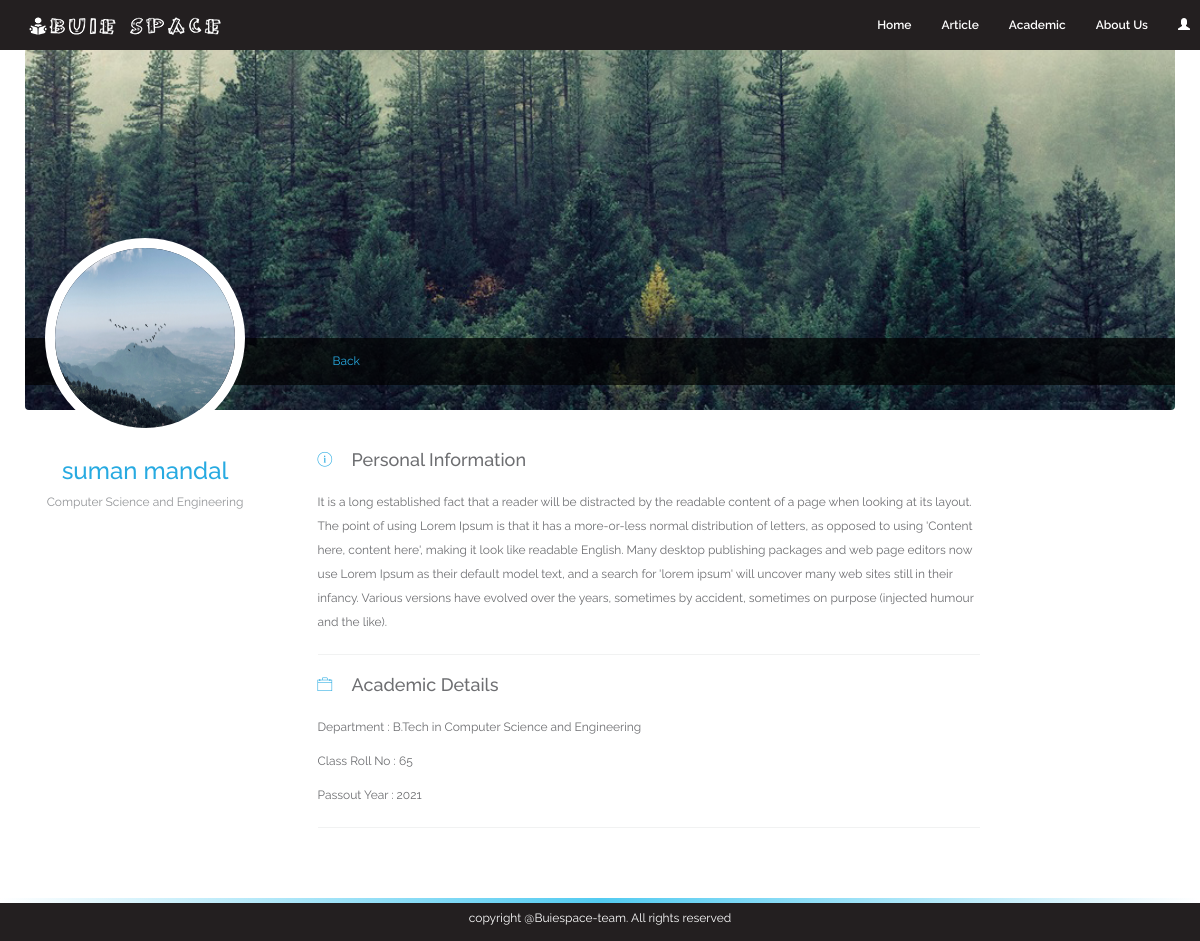
The page /collageapp/profile/2 on the database its author committed.
### collageapp/models.py (models this page shows)
class UserProfile(models.Model):
    user = models.OneToOneField(to = User,on_delete = models.CASCADE)
    first_name = models.CharField(max_length = 30,null=True,blank=True)
    last_name = models.CharField(max_length = 30,null=True,blank=True)
    description = models.TextField(null=True,blank=True)
    profile_pic = models.ImageField(upload_to = 'profileImage//',null=True,blank=True)
    socal_link = models.CharField(max_length=100,null=True,blank=True)
    ph_no = models.CharField(max_length=10,null=True,blank=True)
    department = models.CharField(max_length=50,null=True,blank=True)
    roll = models.IntegerField(null=True,blank=True)
    passoutyr = models.IntegerField(null=True,blank=True)
    email = models.EmailField(null=True,blank=True)

### collageapp/views.py (the view)
# urls.py: path('profile/<int:pk>', views.Profile, name='profile'),
def Profile(request,pk):
    profile = User.objects.get(pk=pk)
    uProfile = UserProfile.objects.get(user=profile)
    return render(request,"profile.html",{ "profile":uProfile})

### templates/profile.html (shortened to what this page needs)
{% extends 'base.html' %}
{% block content %}
    <div class="container">
      <div class="timeline">
        <div class="timeline-cover">
          <div class="timeline-nav-bar hidden-sm hidden-xs">
            <div class="row">
              <div class="col-md-3">
                <div class="profile-info">
                {% if profile.profile_pic %}
                  <img src={{profile.profile_pic.url}} alt="" class="img-responsive profile-photo" />
                {% else %}
                  <img src="/media/profileImage/headshot.jpg" alt="" class="img-responsive profile-photo" />
                {% endif %}
                  <h3>{{profile.first_name}} {{profile.last_name}}</h3>
                  <p class="text-muted">{{profile.department}}</p>
                </div>
              </div>
              <div class="col-md-9">
                <ul class="list-inline profile-menu">
                 <li><a class="active" href="../">Back</a></li>
                </ul>
              </div>
            </div>
          </div>
        </div>
        <div id="page-contents">
          <div class="row">
            <div class="col-md-3"></div>
            <div class="col-md-7">
              <div class="about-profile">
                <div class="about-content-block">
                  <h4 class="grey"><i class="ion-ios-information-outline icon-in-title">
                  </i>Personal Information&nbsp</h4>
                  <p>{{profile.description}}</p>
                </div>
                <div class="about-content-block">
									<h4 class="grey"><i class="ion-ios-briefcase-outline icon-in-title">
									</i>Academic Details&nbsp</h4>
									<p>Department : B.Tech in {{profile.department}}</p>
									<p>Class Roll No : {{profile.roll}}</p>
									<p>Passout Year : {{profile.passoutyr}}</p>
							</div>
              </div>
            </div>
          </div>
        </div>
      </div>
    </div>
{% endblock %}

### templates/base.html (shortened to what this page needs)
{% load static %}
<!DOCTYPE html>
<html lang="en">
	<head>
		<link rel="stylesheet" href="/static/css/bootstrap.min.css" />
		<link rel="stylesheet" href="/static/css/style.css" />
		<link rel="stylesheet" href="/static/css/ionicons.min.css" />
    <link rel="stylesheet" href="/static/css/font-awesome.min.css" />
	</head>
	<body>
		<header id="header" class="fixed">
			<nav class="navbar navbar-default navbar-fixed-top menu">
				<div class="container">
					<div class="navbar-header">
						<a class="navbar-brand" href="{% url 'home' %}"><img src="/static/images/logo vertical.png" alt="logo" /></a>
					</div>
					<div class="collapse navbar-collapse" id="bs-example-navbar-collapse-1">
						<ul class="nav navbar-nav navbar-right main-menu">
							<li class="dropdown"><a href="{% url 'home' %}">Home</a></li>
							<li class="dropdown"><a href="{% url 'artical' %}">Article</a></li>
							<li class="dropdown">
								<a href="#" class="dropdown-toggle" data-toggle="dropdown" role="button" aria-haspopup="true" aria-expanded="false">Academic </a>
							</li>
							<li class="dropdown"><a href="{% url 'about' %}">About Us</a></li>
							<ul class="nav navbar-nav navbar-right">
								  <li class="dropdown">
									<a href="#" class="dropdown-toggle" data-toggle="dropdown"><i class="glyphicon glyphicon-user"></i></a>
								  </li>
								</ul>
						</ul>
					</div>
				</div>
			</nav>
		</header>
     {% block content %}
     {% endblock  %}
		<footer id="footer">
      <div class="copyright">
        <p>copyright @Buiespace-team. All rights reserved</p>
      </div>
		</footer>
	</body>
</html>

### static/css/style.css (style rules this page uses)
html, body { height: 100%; width: 100%; }
body { font-family: 'Raleway', sans-serif; color: #6d6e71; font-size: 12px; }
h1, h2, h3, h4, h5, h6 { color: #27aae1; }
h1.grey, h2.grey, h3.grey, h4.grey, h5.grey, h6.grey { color: #6d6e71; margin: 0 auto 20px; }
.text-muted { color: #939598; }
a { color: #27aae1; }
a, a:active, a:focus { outline: none; }
#page-contents { padding: 30px 0 50px; }
img.profile-photo { height: 58px; width: 58px; border-radius: 50%; }
ul { padding-left: 15px; }
ul li { list-style-image: url("../images/bullet.png"); }
#header { min-height: 50px; }
.menu { background: #231F20; border: none; border-radius: 0; margin-bottom: 0; }
.menu ul.main-menu li.dropdown a { color: #fff; font-size: 12px; font-weight: 600; }
.navbar-default .navbar-collapse, .navbar-default .navbar-form { border: 0; }
.timeline-cover { background: url("../images/covers/1.jpg") no-repeat; background-position: center; background-size: cover; min-height: 360px; border-radius: 0 0 4px 4px; position: relative; }
.timeline-cover .timeline-nav-bar { background: rgba(0,0,0, .7); width: 100%; position: absolute; bottom: 25px; }
.timeline-cover .timeline-nav-bar .profile-info { position: absolute; text-align: center; padding: 0 20px; top: -100px; z-index: 999; }
.timeline-cover .timeline-nav-bar .profile-info img.profile-photo { height: 200px; width: 200px; border-radius: 50%; border: 10px solid #fff; }
.timeline-cover .timeline-nav-bar ul.profile-menu { margin: 0; display: table; }
.timeline-cover .timeline-nav-bar .profile-menu li { display: table-cell; vertical-align: middle; padding: 15px 0; }
.timeline-cover .timeline-nav-bar .profile-menu li a { color: #fff; padding: 15px; text-decoration: none; }
.timeline-cover .timeline-nav-bar .profile-menu li a.active { color: #27aae1; }
.about-profile { margin-bottom: 20px; }
.about-profile .about-content-block { padding-top: 10px; padding-bottom: 10px; border-bottom: 1px solid #f1f2f2; line-height: 24px; margin-bottom: 10px; }
.about-profile .about-content-block h4 i.icon-in-title { margin-right: 15px; color: #27aae1; }
#footer { background: #fff; position: relative; }
#footer::before { content: ""; background: linear-gradient(to right, #ffffff 0%,#53cbf1 50%,#ffffff 100%); height: 5px; width: 100%; position: absolute; }
.copyright { background: #231F20; text-align: center; color: #fff; padding: 12px 0 4px; }

### rows shown on the page
UserProfile: profile_pic (picture), first_name "suman", last_name "mandal", department "Computer Science and Engineering", description "It is a long established fact that a reader will be distracted by the readable content of a page when looking at its layout. The point of using Lorem Ipsum is that it has a more-or-less normal distribution of letters, as opposed to using 'Content here, content here', making it look like readable English. Many desktop publishing packages and web page editors now use Lorem Ipsum as their default model text, and a search for 'lorem ipsum' will uncover many web sites still in their infancy. Various versions have evolved over the years, sometimes by accident, sometimes on purpose (injected humour and the like).", roll "65", passoutyr "2021"
